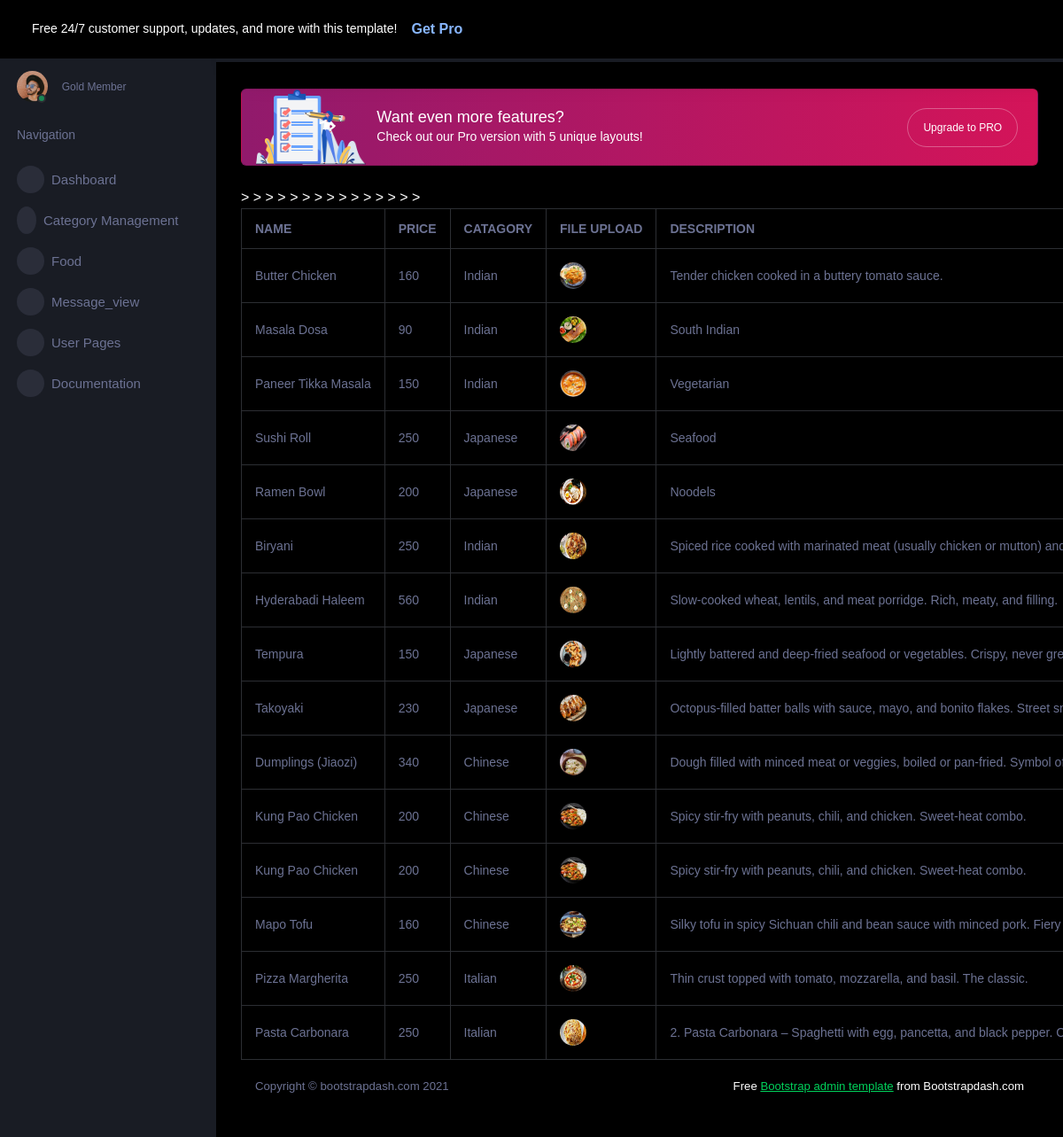
The page /admin_app/display_add_food/ on the database as committed earlier.
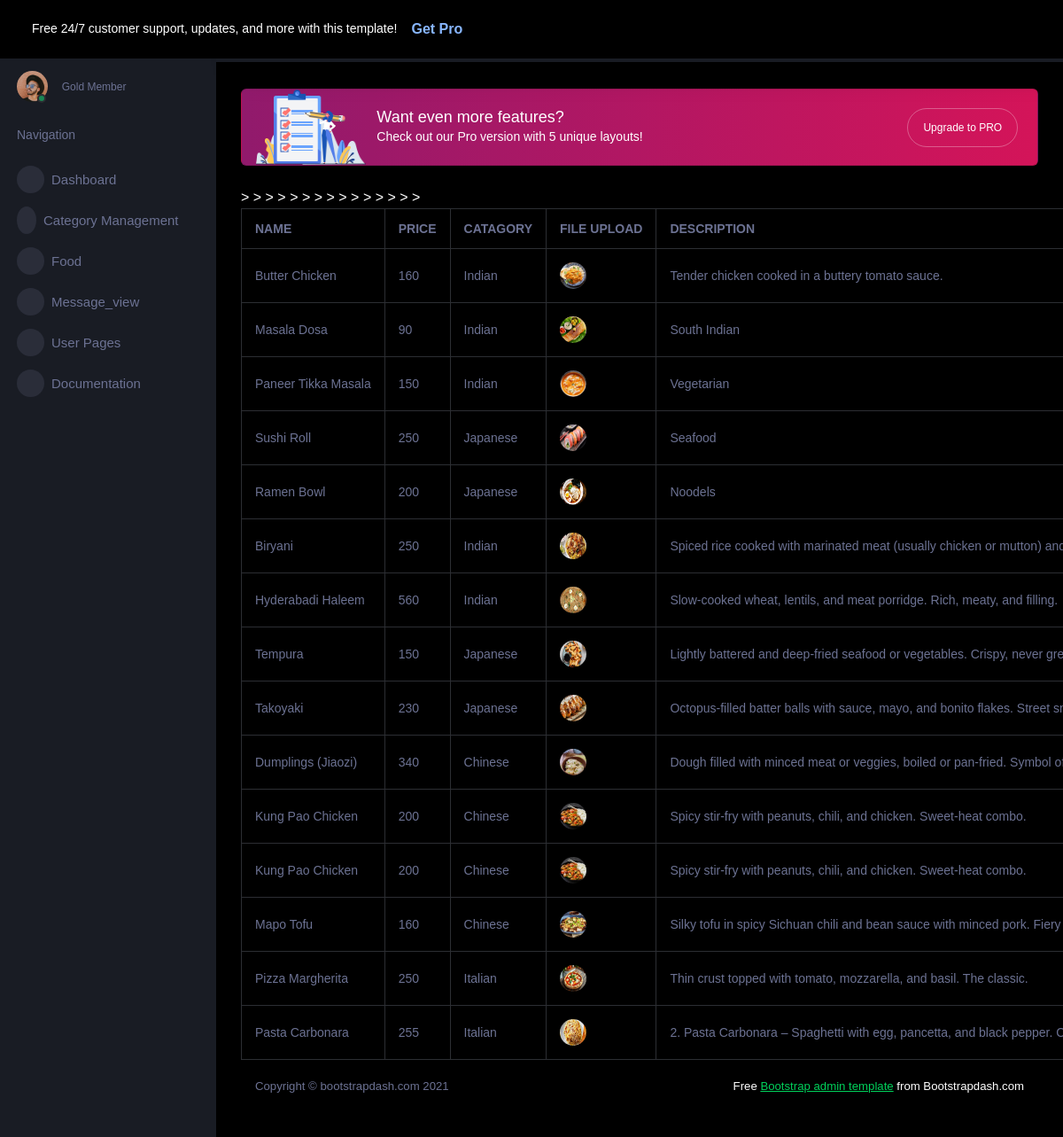
The same page on the database as committed later.
### admin_app/models.py (models this page shows)
class FoodDB(models.Model):
    FOOD_NAME=models.CharField(max_length=100,null=True,blank=True)
    FOOD_CATAGORY=models.CharField(max_length=100,null=True,blank=True)
    FOOD_PRICE=models.IntegerField(null=True,blank=True)
    FOOD_DESCRIPTION=models.CharField(max_length=100,null=True,blank=True)
    FOOD_IMAGE=models.ImageField(upload_to="food_catagory",null=True,blank=True)

### admin_app/views.py (the view)
# urls.py: path('display_add_food/',views.display_add_food,name="display_add_food"),
def display_add_food(request):
    data=FoodDB.objects.all()
    return render(request,template_name="add_food_display.html",context={'data':data})

### admin_app/templates/add_food_display.html (shortened to what this page needs)
<!DOCTYPE html>
{% extends 'index.html' %}
{% block content %}
<html lang="en">
<head>
</head>
<body>
<table class="table table-bordered">
  <tr>
    <th>NAME</th>
    <th>PRICE</th>
    <th>CATAGORY</th>
    <th>FILE UPLOAD</th>
    <th>DESCRIPTION</th>
  </tr>
  {% for i in data %}
  <tr>
    <td>{{i.FOOD_NAME}}</td>
    <td>{{i.FOOD_PRICE}}</td>
    <td>{{i.FOOD_CATAGORY}}</td>
    <td>
      <img src="{{i.FOOD_IMAGE.url}}" width="100px">
    </td>
    <td>{{i.FOOD_DESCRIPTION}}</td>
  </tr>
  {% endfor %}
</table>
</body>
</html>
{% endblock %}

Rows that differ between the two databases and show on the page:
changed FoodDB "Pasta Carbonara": FOOD_PRICE "250" → "255"
